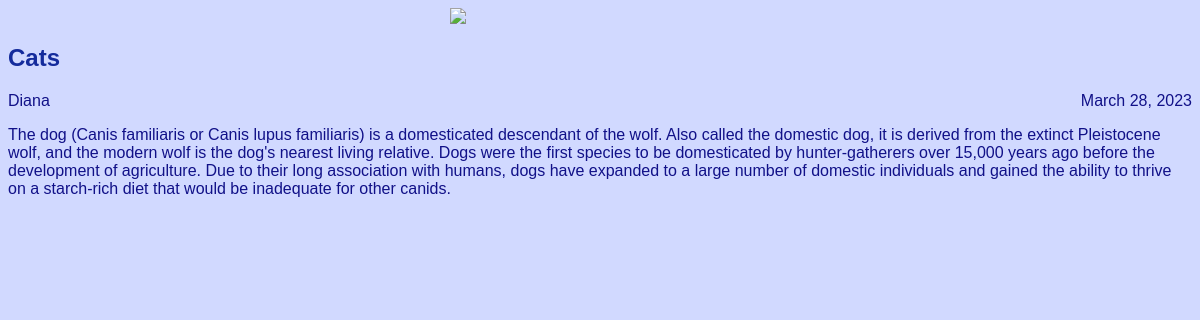
The app's page /article/2 with its own data.
### articles/models.py (models this page shows, shortened)
class Article(models.Model):
    title = models.CharField(max_length=200)
    author = models.ForeignKey(User, on_delete=models.CASCADE)
    text = models.TextField()
    created_date = models.DateField(auto_now_add=True)
    def get_excerpt1(self):
        return self.text

### articles/views.py (the view)
# urls.py: re_path(r'^article/(?P<article_id>\d+)$', views.get_article, name='get_article'),
def get_article(request, article_id):
    try:
            post = Article.objects.get(id=article_id)
            return render(request, 'article.html', {"post": post})
    except Article.DoesNotExist:
            raise Http404

### articles/templates/article.html (shortened to what this page needs)
<!DOCTYPE html>
<head>
	<link rel="stylesheet" href="{{ STATIC_URL }}/static/style.css">
</head>
<body class="style">
	<div class="header">
		<img src="https://sun9-37.userapi.com/impf/c836224/v836224254/2dad/SRwXb346T2Q.jpg?size=320x278&quality=96&sign=1cdd3720041838e5e3c2067504d0c3d5&c_uniq_tag=XqYtpqfZigMXnExzxmjfPQS-L5W60oeMsKMS7ViUvaY&type=album">
	</div>
	<div class="style">
		<h2 class="post-title">{{ post.title }}</h2>
		<div class="article-info">
			<div class="article-author">{{ post.author.username }}</div>
			<div class="article-created-date">{{ post.created_date }}</div>
		</div>
		<p class="article-text">{{ post.get_excerpt1 }}</p>
	</div>
</body>

### articles/static/style.css (style rules this page uses)
body { background: #d1d9ff; font-family: Tahoma, Aria, sans-serif; color: #118; }
.header img { display: block; width: 300px; margin-left: auto; margin-right: auto; }
.post-title { color: #142b9c; }
.article-author { color: #142b9c width: 100%; float: left; }
.article-created-date { text-align: right; }

### records on screen
Article: title "Cats", author.username "Diana", created_date "March 28, 2023", get_excerpt1 "The dog (Canis familiaris or Canis lupus familiaris) is a domesticated descendant of the wolf. Also called the domestic dog, it is derived from the extinct Pleistocene wolf, and the modern wolf is the dog's nearest living relative. Dogs were the first species to be domesticated by hunter-gatherers over 15,000 years ago before the development of agriculture. Due to their long association with humans, dogs have expanded to a large number of domestic individuals and gained the ability to thrive on a starch-rich diet that would be inadequate for other canids."
